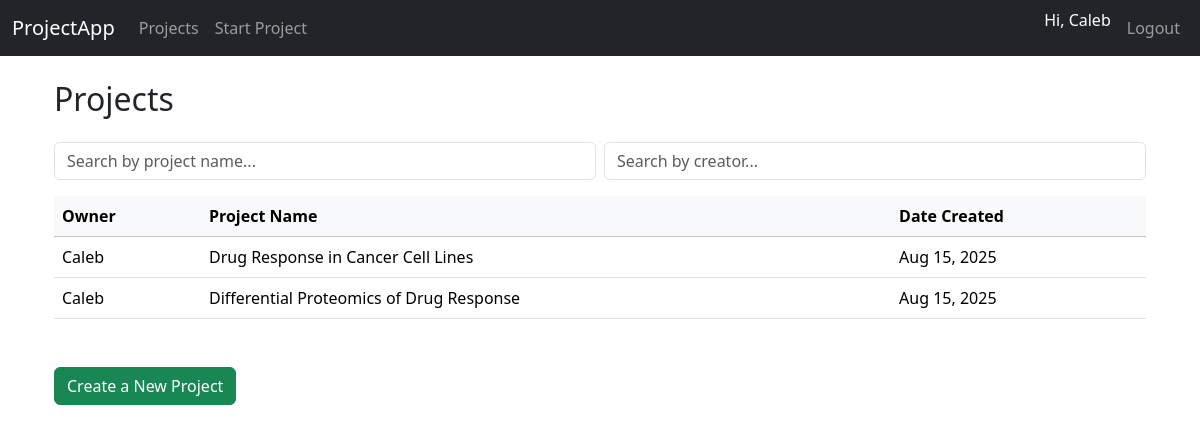
The page /projects/ (signed in) on the database as committed earlier.
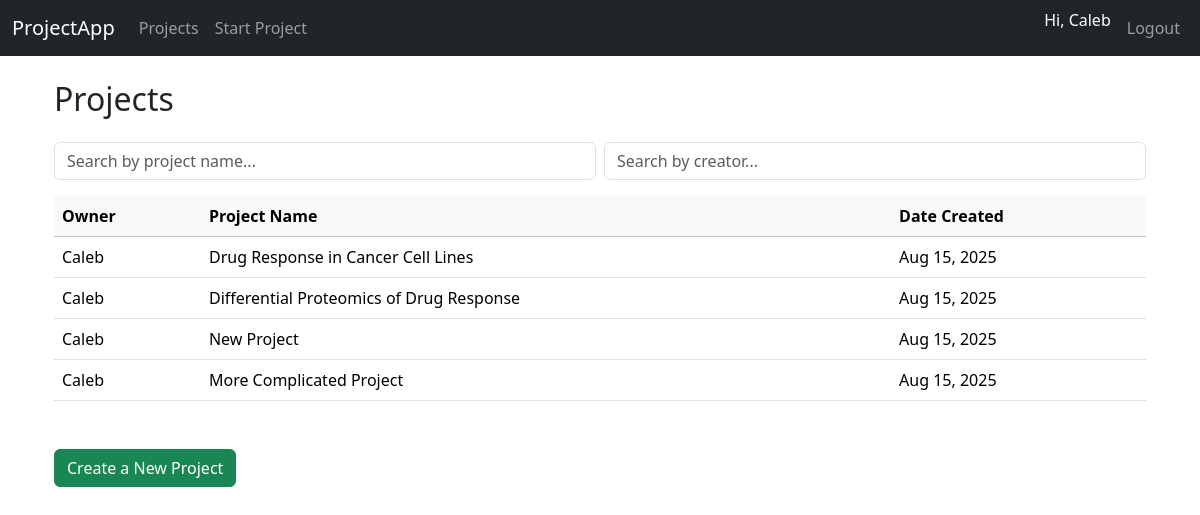
The same page on the database as committed later.
### core/models.py (models this page shows, shortened)
class ProjectData(models.Model):
    owner = models.ForeignKey(User, on_delete=models.CASCADE)
    project_name = models.CharField(max_length=200)
    description = models.TextField(blank=True)
    number_of_groups = models.PositiveIntegerField()
    group_names = models.TextField(help_text="Comma-separated group names")
    created_at = models.DateTimeField(auto_now_add=True)  # <- this is correct  # Comma-separated group names

### core/views.py (the view)
# urls.py: path("projects/", views.project_list, name="project_list"),
@login_required
def project_list(request):
    projects = ProjectData.objects.all()
    return render(request, 'core/project_list.html', {'projects': projects})

### core/templates/core/project_list.html (shortened to what this page needs)
{% extends "core/base.html" %}
{% block content %}
<div class="container mt-4">
  <h2 class="mb-4">Projects</h2>
  <div class="mb-3 d-flex gap-2">
    <input type="text" id="searchName" class="form-control" placeholder="Search by project name...">
    <input type="text" id="searchCreator" class="form-control" placeholder="Search by creator...">
  </div>
  <div class="table-responsive">
    <table class="table table-hover align-middle" id="projectsTable">
      <thead class="table-light">
        <tr>
          <th>Owner</th>
          <th>Project Name</th>
          <th>Date Created</th>
        </tr>
      </thead>
      <tbody>
        {% for project in projects %}
        <tr style="cursor: pointer;" onclick="window.location='{% url 'project_detail' project.id %}';">
          <td>{{ project.owner.username }}</td>
          <td>{{ project.project_name }}</td>
          <td>{{ project.created_at|date:"M d, Y" }}</td>
        </tr>
        {% empty %}
        <tr>
          <td colspan="3" class="text-center">No projects yet.</td>
        </tr>
        {% endfor %}
      </tbody>
    </table>
  </div>
  <a href="{% url 'start_project' %}" class="btn btn-success mt-3">Create a New Project</a>
</div>
{% endblock %}

### core/templates/core/base.html (shortened to what this page needs)
{% load static %}
<!DOCTYPE html>
<html lang="en">
<head>
    <link href="https://cdn.jsdelivr.net/npm/bootstrap@5.3.2/dist/css/bootstrap.min.css" rel="stylesheet">
    <link href="{% static 'core/css/style.css' %}" rel="stylesheet">
</head>
<body>
    <nav class="navbar navbar-expand-lg navbar-dark bg-dark mb-4">
        <div class="container-fluid">
            <a class="navbar-brand" href="{% url 'project_list' %}">ProjectApp</a>
            <div class="collapse navbar-collapse" id="navbarNav">
                <ul class="navbar-nav me-auto">
                    <li class="nav-item">
                        <a class="nav-link" href="{% url 'project_list' %}">Projects</a>
                    </li>
                    <li class="nav-item">
                        <a class="nav-link" href="{% url 'start_project' %}">Start Project</a>
                    </li>
                </ul>
                <ul class="navbar-nav">
                    {% if user.is_authenticated %}
                        <li class="nav-item">
                            <span class="navbar-text text-white me-2">Hi, {{ user.username }}</span>
                        </li>
                        <li class="nav-item">
                            <a class="nav-link" href="{% url 'logout' %}">Logout</a>
                        </li>
                    {% endif %}
                </ul>
            </div>
        </div>
    </nav>
    <div class="container">
        {% block content %}{% endblock %}
    </div>
</body>
</html>

Rows that differ between the two databases and show on the page:
added ProjectData: owner.username "Caleb", project_name "New Project", created_at "Aug 15, 2025"
added ProjectData: owner.username "Caleb", project_name "More Complicated Project", created_at "Aug 15, 2025"
